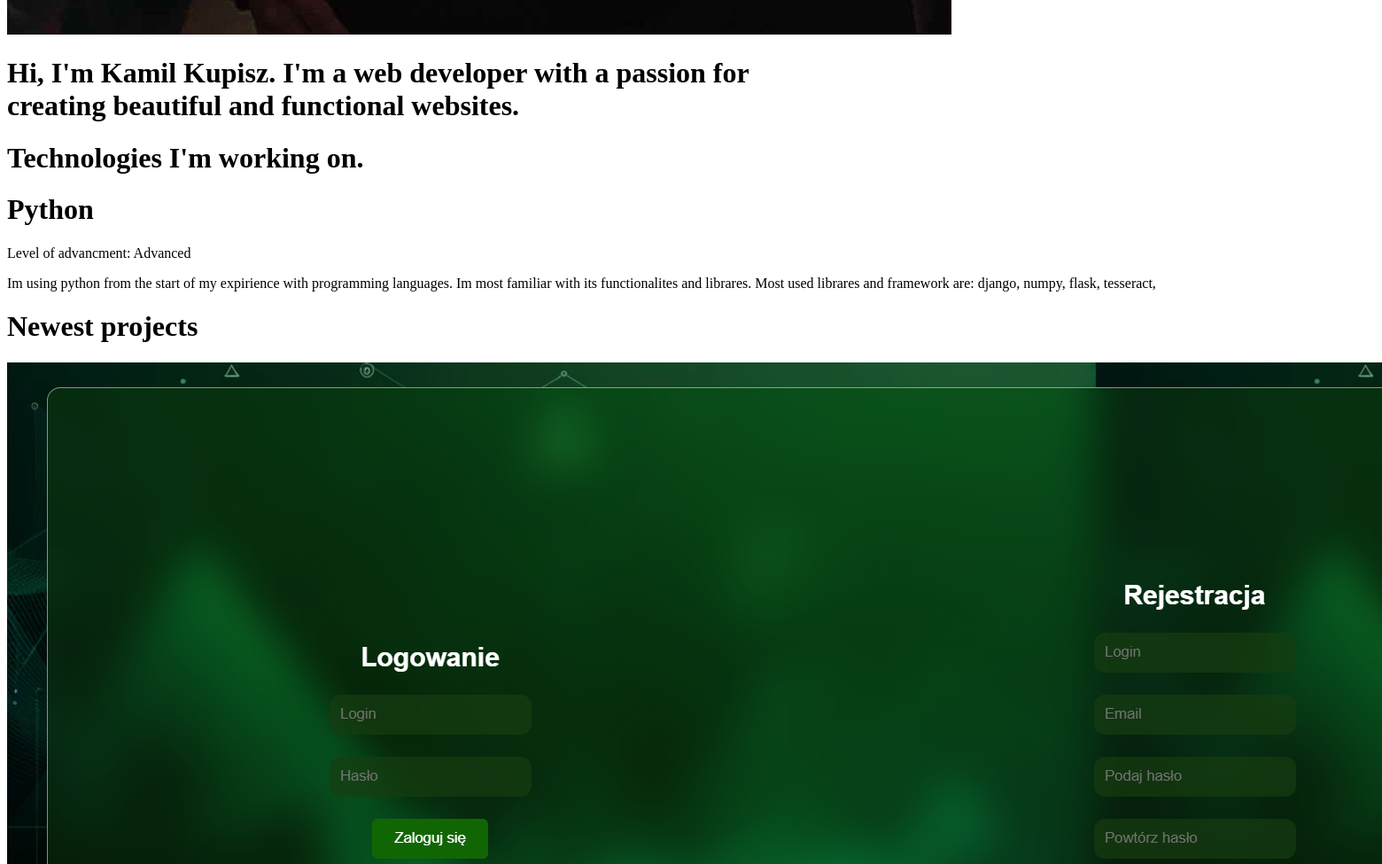
The app's page / (middle part), older data.
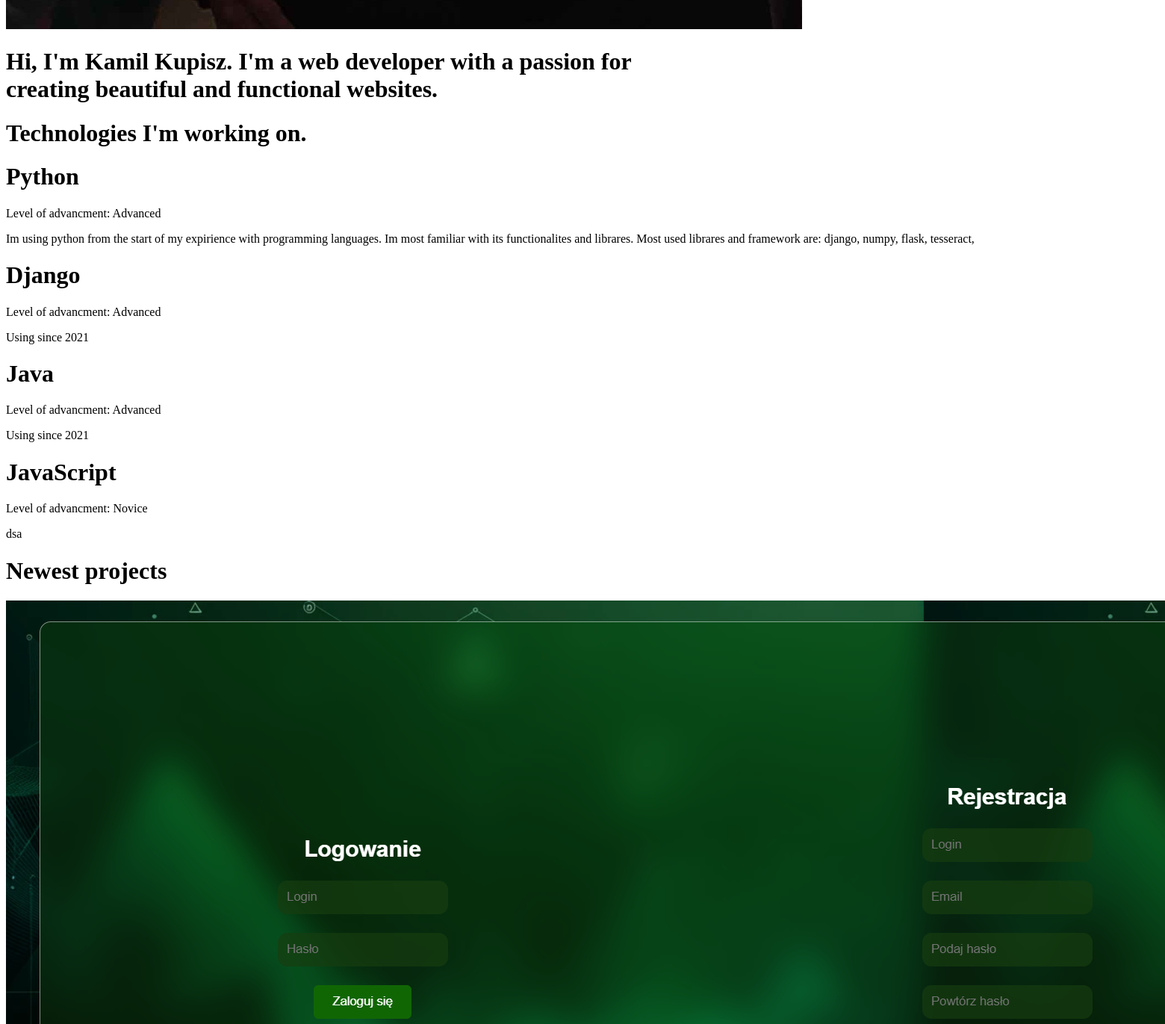
The same page, newer data.
### portfolio/models.py (models this page shows, shortened)
class Technologies(models.Model):
    name = models.CharField(max_length=100)
    level = models.TextField()
    description = models.TextField()

class Project(models.Model):
    title = models.CharField(max_length=100)
    description = models.TextField()
    technology = models.TextField()
    image = models.ImageField(upload_to='portfolio/images/')
    url = models.URLField(blank=True)

### portfolio/views.py (the view)
# urls.py: 2. Add a URL to urlpatterns:  path('', views.home, name='home')
def home(request):
    projects = Project.objects.all()
    technologies = Technologies.objects.all()
    context = {
        'context': projects,
        'technologies': technologies
        }
    return render(request, 'portfolio/index.html', context)

### portfolio/templates/portfolio/index.html (shortened to what this page needs)
{% load sass_tags %}
{% load static %}
<!DOCTYPE html>
<html>
    <head>
        <link href="{% sass_src 'stylesheets/portfolio/index.scss' %}" rel="stylesheet" type="text/css" />
    </head>
    <body>
        <div class="main">
            <div class="main-body">
                <div class="introduction">
                    <div class="profile-image">
                        <img src="{% static 'images/profile.jpg' %}" alt="Profile image" />
                    </div>
                    <div class="intro-text">
                        <h1>Hi, I'm Kamil Kupisz. I'm a web developer with a passion for <br/> creating beautiful and functional websites.</h1>
                    </div>
                </div>
                <div class="technologies" id="technologies">
                    <div class="title center">
                        <h1>Technologies I'm working on.</h1>
                    </div>
                    <div class="technology-box">
                    {% for x in technologies %}
                        <div class="technology-item">
                            <div class="technology-item_box">
                                <div class="technologies-title">
                                    <h1>{{x.name}}</h1>
                                </div>
                                <div class="technologies-text">
                                    <p> Level of advancment: {{x.level}} </p>
                                    <p>{{ x.description}}</p>
                                </div>
                            </div>
                        </div>
                    {% endfor %}
                    </div>
                </div>
                <div class="projects_main" id="projects">
                    <div class="title center" >
                        <h1>Newest projects</h1>
                    </div>
                    <div class="projects">
                        {% for x in context %}
                        <div class="project" id=project{{x.id}}>
                            <div class="project-image">
                                <img src="{{media_url}}{{x.image.url}}" alt="Project image" />
                            </div>
                        </div>
                        {% endfor %}
                    </div>
                </div>
            </div>
        </div>
    </body>
</html>

Row changes from the older to the newer data that the page shows:
added Technologies: name "Django", level "Advanced", description "Using since 2021"
added Technologies: name "Java", level "Advanced", description "Using since 2021"
added Technologies: name "JavaScript", level "Novice", description "dsa"
